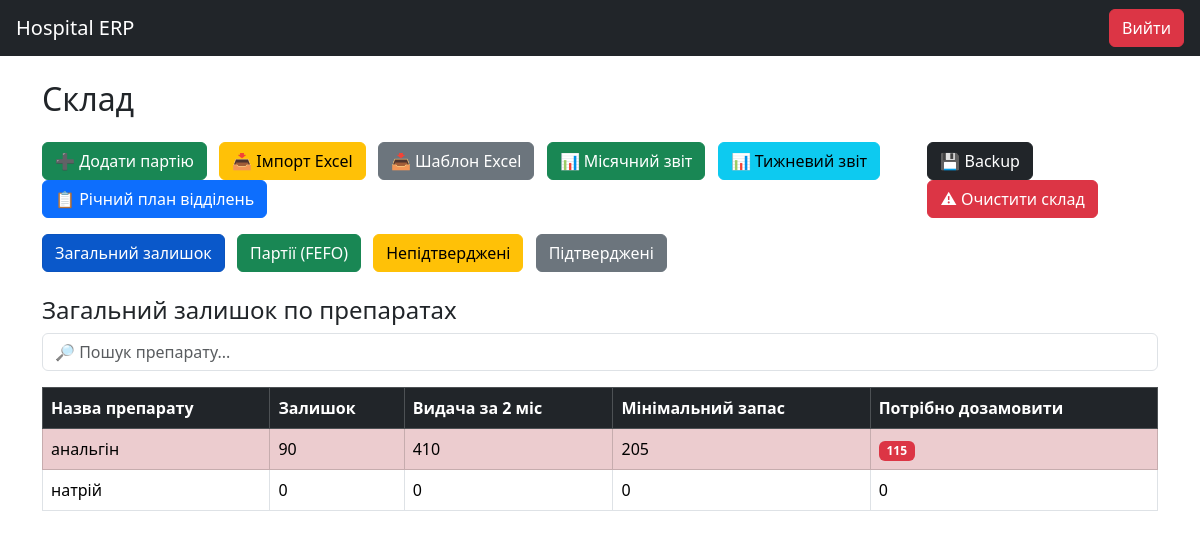
Page /warehouse (signed in) on the committed database.
### tables this page shows
CREATE TABLE medicines(
        id INTEGER PRIMARY KEY AUTOINCREMENT,
        name TEXT
    , form TEXT);

### app.py (the view)
@app.route("/warehouse")
def warehouse():
    if session.get("role") != "warehouse":
        return redirect("/")
    medicines = query("""
    SELECT
        m.id,
        m.name,
        IFNULL(SUM(b.quantity),0) as total,

        IFNULL((
            SELECT SUM(-change)
            FROM movement_log
            WHERE medicine_id = m.id
            AND type='out'
            AND created >= date('now','-60 day')
        ),0) as issued_2m

    FROM medicines m
    LEFT JOIN batches b ON m.id=b.medicine_id
    GROUP BY m.id
    """)
    batches = query("""
        SELECT b.*, m.name as medicine_name
        FROM batches b
        JOIN medicines m ON b.medicine_id=m.id
        ORDER BY expiry ASC
    """)
    reservations = query("""
        SELECT * FROM reservations
        ORDER BY id DESC
    """)
    return render_template(
        "warehouse.html",
        medicines=medicines,
        batches=batches,
        reservations=reservations,
        datetime=datetime
    )

### app.py (called while the page is built)
def query(q, args=(), one=False):
    conn = sqlite3.connect(DB)
    conn.row_factory = sqlite3.Row
    cur = conn.cursor()
    cur.execute(q, args)
    conn.commit()
    rv = cur.fetchall()
    conn.close()
    return (rv[0] if rv else None) if one else rv

### templates/warehouse.html (shortened to what this page needs)
{% extends "base.html" %}
{% block content %}
<h2 class="mb-4">Склад</h2>
<div class="d-flex justify-content-between align-items-center mb-3">
<div>
<a href="/add_batch" class="btn btn-success me-2">➕ Додати партію</a>
<a href="/import_excel" class="btn btn-warning me-2">📥 Імпорт Excel</a>
<a href="/excel_template" class="btn btn-secondary me-2">
📥 Шаблон Excel
</a>
<a href="/report_month" class="btn btn-success me-2">📊 Місячний звіт</a>
<a href="/report_week" class="btn btn-info me-2">📊 Тижневий звіт</a>
<a href="/year_plan" class="btn btn-primary">📋 Річний план відділень</a>
</div>
<div>
<form method="POST" action="/create_backup" style="display:inline-block;">
<button class="btn btn-dark">
💾 Backup
</button>
</form>
<button class="btn btn-danger" onclick="showClear()">
⚠ Очистити склад
</button>
</div>
</div>
<div class="mb-4">
    <button class="btn btn-primary me-2 nav-btn active" onclick="showSection('summary')">Загальний залишок</button>
    <button class="btn btn-success me-2 nav-btn" onclick="showSection('batches')">Партії (FEFO)</button>
    <button class="btn btn-warning me-2 nav-btn" onclick="showSection('pending')">Непідтверджені</button>
    <button class="btn btn-secondary me-2 nav-btn" onclick="showSection('confirmed')">Підтверджені</button>
</div>
<div id="summary-section">
<h4>Загальний залишок по препаратах</h4>
<div class="mb-3">
<input type="text"
id="summarySearch"
class="form-control"
placeholder="🔎 Пошук препарату..."
onkeyup="searchSummary()">
</div>
<table id="summaryTable" class="table table-bordered table-striped">
<thead class="table-dark">
<tr>
<th>Назва препарату</th>
<th>Залишок</th>
<th>Видача за 2 міс</th>
<th>Мінімальний запас</th>
<th>Потрібно дозамовити</th>
</tr>
</thead>
<tbody>
{% for m in medicines %}
{% set min_stock = (m.issued_2m // 2) %}
{% set need = min_stock - m.total %}
<tr class="{% if need > 0 %}table-danger{% endif %}">
<td>{{ m.name }}</td>
<td>{{ m.total }}</td>
<td>{{ m.issued_2m }}</td>
<td>{{ min_stock }}</td>
<td>
{% if need > 0 %}
<span class="badge bg-danger">{{ need }}</span>
{% else %}
0
{% endif %}
</td>
</tr>
{% endfor %}
</tbody>
</table>
</div>
{% endblock %}

### rows in the picture
medicines: name "анальгін", total "90", issued_2m "410", min_stock "205", need "115"
medicines: name "натрій", total "0", issued_2m "0", min_stock "0"
